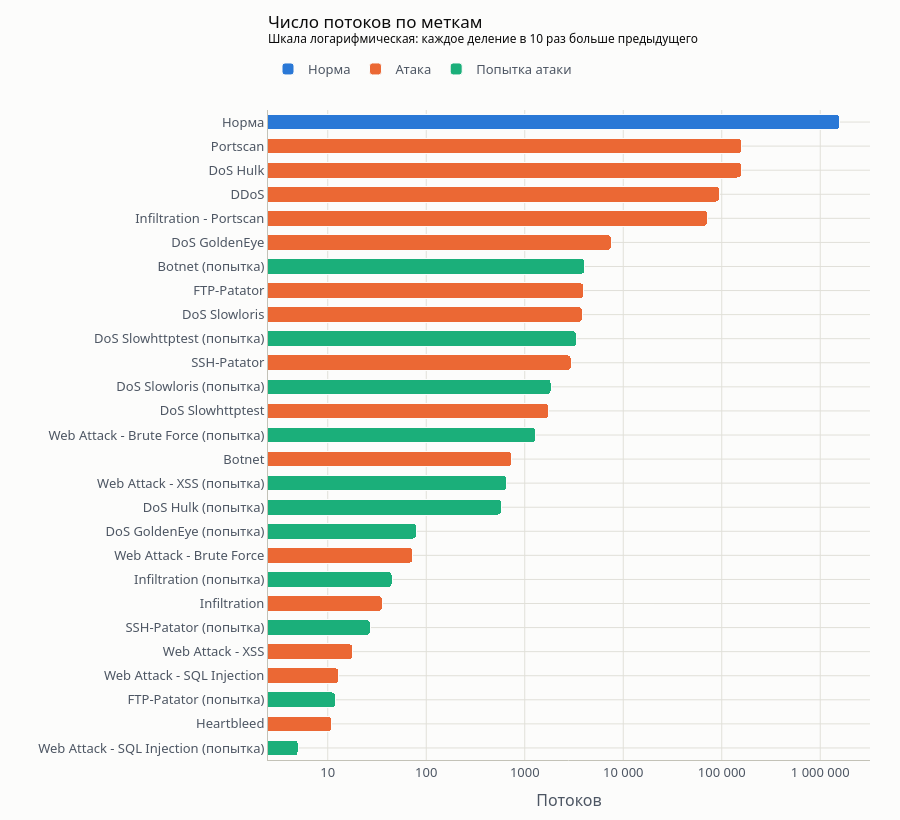

Notebook cell for this chart:
### Code cell
chart_data = label_counts.pivot(index="Label", columns="Traffic Type", values="Потоков")
chart_data = chart_data.loc[label_counts["Label"][::-1], list(TRAFFIC_COLORS)]
chart_data.index = chart_data.index.map(LABEL_RU)

fig = chart_data.iplot(kind="barh", barmode="stack", colors=TRAFFIC_COLORS, opacity=1, asFigure=True)
style(
    fig,
    title="Число потоков по меткам<br><sup>Шкала логарифмическая: каждое деление в 10 раз больше предыдущего</sup>",
    x_title="Потоков",
    height=820,
)
fig.update_xaxes(type="log", dtick=1)  # dtick=1: отметки только на 10, 100, 1000 и так далее
fig.show()

### Figure 1 — Plotly figure (JSON) as saved in the notebook; plotly's stock layout.template omitted (floating-point values rounded to 4 significant figures)
{"data": [{"marker": {"color": "rgba(42, 120, 214, 1)", "line": {"color": "#fcfcfb", "width": 1}}, "name": "Норма", "orientation": "h", "text": "", "type": "bar", "x": ["", "", "", "", "", "", "", "", "", "", "", "", "", "", "", "", "", "", "", "", "", "", "", "", "", "", 1582566], "y": ["Web Attack - SQL Injection (попытка)", "Heartbleed", "FTP-Patator (попытка)", "Web Attack - SQL Injection", "Web Attack - XSS", "SSH-Patator (попытка)", "Infiltration", "Infiltration (попытка)", "Web Attack - Brute Force", "DoS GoldenEye (попытка)", "DoS Hulk (попытка)", "Web Attack - XSS (попытка)", "Botnet", "Web Attack - Brute Force (попытка)", "DoS Slowhttptest", "DoS Slowloris (попытка)", "SSH-Patator", "DoS Slowhttptest (попытка)", "DoS Slowloris", "FTP-Patator", "Botnet (попытка)", "DoS GoldenEye", "Infiltration - Portscan", "DDoS", "DoS Hulk", "Portscan", "Норма"]}, {"marker": {"color": "rgba(235, 104, 52, 1)", "line": {"color": "#fcfcfb", "width": 1}}, "name": "Атака", "orientation": "h", "text": "", "type": "bar", "x": ["", 11, "", 13, 18, "", 36, "", 73, "", "", "", 736, "", 1740, "", 2961, "", 3859, 3972, "", 7567, 71767, 95144, 158468, 159066, ""], "y": ["Web Attack - SQL Injection (попытка)", "Heartbleed", "FTP-Patator (попытка)", "Web Attack - SQL Injection", "Web Attack - XSS", "SSH-Patator (попытка)", "Infiltration", "Infiltration (попытка)", "Web Attack - Brute Force", "DoS GoldenEye (попытка)", "DoS Hulk (попытка)", "Web Attack - XSS (попытка)", "Botnet", "Web Attack - Brute Force (попытка)", "DoS Slowhttptest", "DoS Slowloris (попытка)", "SSH-Patator", "DoS Slowhttptest (попытка)", "DoS Slowloris", "FTP-Patator", "Botnet (попытка)", "DoS GoldenEye", "Infiltration - Portscan", "DDoS", "DoS Hulk", "Portscan", "Норма"]}, {"marker": {"color": "rgba(27, 175, 122, 1)", "line": {"color": "#fcfcfb", "width": 1}}, "name": "Попытка атаки", "orientation": "h", "text": "", "type": "bar", "x": [5, "", 12, "", "", 27, "", 45, "", 80, 581, 655, "", 1292, "", 1847, "", 3368, "", "", 4067, "", "", "", "", "", ""], "y": ["Web Attack - SQL Injection (попытка)", "Heartbleed", "FTP-Patator (попытка)", "Web Attack - SQL Injection", "Web Attack - XSS", "SSH-Patator (попытка)", "Infiltration", "Infiltration (попытка)", "Web Attack - Brute Force", "DoS GoldenEye (попытка)", "DoS Hulk (попытка)", "Web Attack - XSS (попытка)", "Botnet", "Web Attack - Brute Force (попытка)", "DoS Slowhttptest", "DoS Slowloris (попытка)", "SSH-Patator", "DoS Slowhttptest (попытка)", "DoS Slowloris", "FTP-Patator", "Botnet (попытка)", "DoS GoldenEye", "Infiltration - Portscan", "DDoS", "DoS Hulk", "Portscan", "Норма"]}], "layout": {"barcornerradius": 4, "bargap": 0.35, "barmode": "stack", "font": {"color": "#0b0b0b", "family": "system-ui, -apple-system, 'Segoe UI', sans-serif", "size": 13}, "height": 820, "legend": {"bgcolor": "rgba(0,0,0,0)", "font": {"color": "#4D5663"}, "orientation": "h", "traceorder": "normal", "x": 0, "y": 1.04, "yanchor": "bottom"}, "margin": {"b": 60, "l": 70, "r": 30, "t": 110}, "paper_bgcolor": "#fcfcfb", "plot_bgcolor": "#fcfcfb", "separators": ", ", "title": {"font": {"color": "#0b0b0b", "size": 17}, "text": "Число потоков по меткам<br><sup>Шкала логарифмическая: каждое деление в 10 раз больше предыдущего</sup>", "x": 0, "xref": "paper", "y": 0.9659, "yanchor": "top", "yref": "container"}, "xaxis": {"automargin": true, "dtick": 1, "exponentformat": "none", "gridcolor": "#e1e0d9", "linecolor": "#c3c2b7", "showgrid": true, "tickfont": {"color": "#4D5663"}, "title": {"font": {"color": "#4D5663"}, "text": "Потоков"}, "type": "log", "zeroline": false, "zerolinecolor": "#E1E5ED"}, "yaxis": {"automargin": true, "exponentformat": "none", "gridcolor": "#e1e0d9", "linecolor": "#c3c2b7", "showgrid": true, "tickfont": {"color": "#4D5663"}, "title": {"font": {"color": "#4D5663"}, "text": ""}, "zeroline": false, "zerolinecolor": "#E1E5ED"}}}
